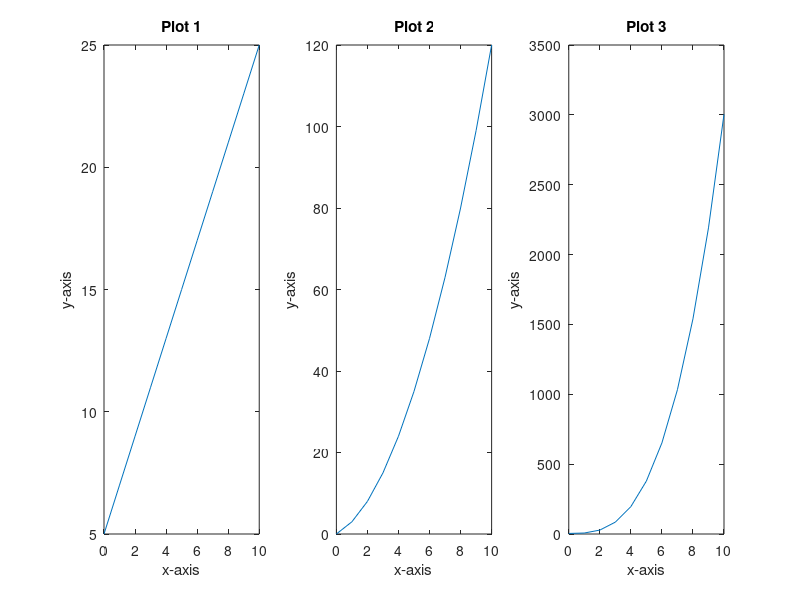

Here is the MATLAB script that generated this plot:
clc;
clear all;
close all;

x = linspace(0, 10, 11);
y = 2.*x + 5;
z = x.^2 + 2.*x;
w = 3.*x.^3 + 4;

subplot(1, 3, 1);
plot(x, y);
xlabel('x-axis');
ylabel('y-axis');
title('Plot 1');

subplot(1, 3, 2);
plot(x, z);
xlabel('x-axis');
ylabel('y-axis');
title('Plot 2');

subplot(1, 3, 3);
plot(x, w);
xlabel('x-axis');
ylabel('y-axis');
title('Plot 3');